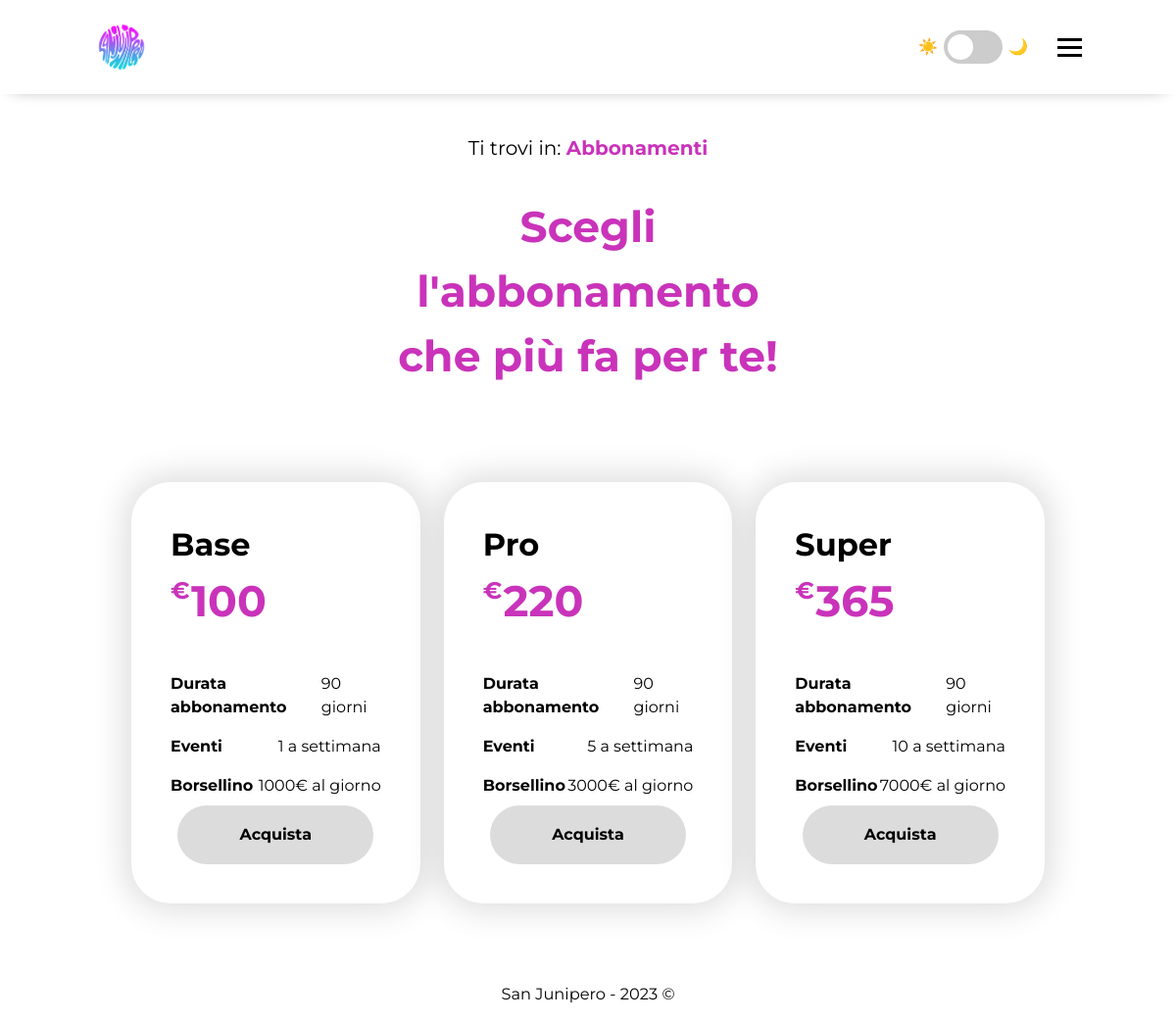
Page /php/abbonamenti.php on the committed database.
### tables this page shows
CREATE TABLE ABBONAMENTO(
    IdAbbonamento INT NOT NULL AUTO_INCREMENT,
    TitoloAbb VARCHAR(100) NOT NULL, 
    Descrizione VARCHAR(1024), 
    Prezzo DECIMAL(10,2) NOT NULL, 
    EventiSettimanali INT NOT NULL,
    MetaCoin DECIMAL(10,2) NOT NULL default 0.00,
    PRIMARY KEY(IdAbbonamento)
    );

### php/utils/getAbbonamenti.php (the view, shortened to what this page needs)
<?php
function getAbbonamenti(){
    $result = "";
    try{
        $pdo = database::connect();
        $pdo->setAttribute(PDO::ATTR_ERRMODE, PDO::ERRMODE_EXCEPTION);
        $pdo->setAttribute(PDO::ATTR_DEFAULT_FETCH_MODE, PDO::FETCH_ASSOC);
        $sql = "SELECT * FROM ABBONAMENTO;";
        foreach ($pdo->query($sql)->fetchAll() as $abbonamento) {
            if (isset($_SESSION['Username']) && noAbbonamenti()) {
                $result.= strval('<div class="plan-card card-shadow">
                <div class="plan-card-content">
                        <h1 class="plan-name"><span lang="en">'.$abbonamento["TitoloAbb"].'</span></h1>
                        <span class="plan-price"><span class="euro">&#8364;</span>'.substr($abbonamento["Prezzo"], 0, -3).'</span>
                        <ul class="plan-features">
                            <li class="plan-feature">
                                <p class="feature-name">Durata abbonamento</p>
                                <p class="feature-desc">90 giorni</p>
                            </li>
                            <li class="plan-feature">
                                <p class="feature-name">Eventi</p>
                                <p class="feature-desc">'.$abbonamento["EventiSettimanali"].' a settimana</p>
                            </li>
                            <li class="plan-feature">
                                <p class="feature-name">Borsellino</p>
                                <p class="feature-desc">'.substr($abbonamento["MetaCoin"], 0, -3).'&euro; al giorno</p>
                            </li>
                        </ul>
                        </div>
                    <a href="<urlPrefixPlaceholder/>/php/acquista.php?IdAbb='.$abbonamento["IdAbbonamento"].'&nomeAbb='.$abbonamento["TitoloAbb"].'" class="btn primary-btn subscribe-btn flex-row-center" aria-label="acquista abbonamento '.$abbonamento["TitoloAbb"].'">Acquista</a>
                </div>');
            } else {
                $result.= strval('<div class="plan-card card-shadow">
                <div class="plan-card-content">
                        <h1 class="plan-name"><span lang="en">'.$abbonamento["TitoloAbb"].'</span></h1>
                        <span class="plan-price"><span class="euro">&#8364;</span>'.substr($abbonamento["Prezzo"], 0, -3).'</span>
                        <ul class="plan-features">
                            <li class="plan-feature">
                                <p class="feature-name">Durata abbonamento</p>
                                <p class="feature-desc">90 giorni</p>
                            </li>
                            <li class="plan-feature">
                                <p class="feature-name">Eventi</p>
                                <p class="feature-desc">'.$abbonamento["EventiSettimanali"].' a settimana</p>
                            </li>
                            <li class="plan-feature">
                                <p class="feature-name">Borsellino</p>
                                <p class="feature-desc">'.substr($abbonamento["MetaCoin"], 0, -3).'&euro; al giorno</p>
                            </li>
                        </ul>
                        </div>
                        <span class="hide error-msg">Per acquistare un abbonamento devi prima registrarti. Ricorda che puoi sottoscrivere un solo abbonamento&excl;</span>
                        <button class="btn secondary-btn unsubscribe-btn flex-row-center" aria-label="acquista abbonamento '.$abbonamento["TitoloAbb"].'">Acquista</button>
                </div>');
            }
        }
    } catch (PDOException $e) {
                echo 'Errore PDO e connessione DB: <br />';
                echo 'SQLQuery: ', $sql;
                echo 'Errore: ' . $e->getMessage();
        }
    return $result;
}
?>

### styles/main.css (style rules this page uses)
:root { --clr-text: black; --clr-headings: #C933BA; --clr-secondary: #7c03ac; --clr-a: #007faa; --clr-a-visited: #7c03ac; --clr-btn: #C933BA; --clr-btn-alt: gainsboro; --clr-btn-text: white; --clr-btn-text-alt: black; --clr-input-bg: #dcdcdc; --clr-d-background: black; --clr-d-text: white; --clr-d-secondary: #ce84eb; --clr-d-card: rgb(62, 62, 62); --clr-d-hcard: black; --clr-d-a-visited: #0A89FF; --clr-d-a: #33FFE7; --fs-h1-d: 2.75em; --fs-p-d: 1.25em; --fs-home-p-d: 1.6em; --fs-btn-d: 1em; --fs-p-abb-d: 1em; --fs-h1-m: 2.25em; --fs-p-m: 1em; --fs-home-p-m: 1.5em; --fs-btn-m: 0.875em; --fs-p-abb-m: 0.875em; --card-width: 85%; --card-b-radius: 2.5em; --btn-b-radius: 2.5em; --btn-w: 7.5em; --btn-h: 3.75em; }
* { box-sizing: border-box; margin: 0; padding: 0; font-family: 'Montserrat', sans-serif; line-height: 1.5em; }
h1, h2, h3 { color: var(--clr-headings); }
p { font-size: var(--fs-p-d); }
a { color: var(--clr-a); cursor: pointer; }
main { display: flex; flex-direction: column; align-items: center; }
.page-heading { font-size: var(--fs-h1-d); margin-bottom: 8vh; width: 35vw; min-width: 320px; text-align: center; }
.flex-row-center { display: flex; align-items: center; justify-content: center; }
.btn, .btn:visited { width: 200px; height: var(--btn-h); border: none; border-radius: var(--btn-b-radius); background-color: var(--clr-btn); color: var(--clr-btn-text); font-weight: bold; text-align: center; display: flex; align-items: center; justify-content: center; cursor: pointer; transition: background 0.4s ease-out; transition: background-position 0.4s ease-out; font-size: var(--fs-btn-d); text-decoration: underline; }
.secondary-btn, .secondary-btn:visited { background-color: var(--clr-btn-alt); color: var(--clr-btn-text-alt); text-decoration: underline; }
.card-shadow { -webkit-box-shadow: 0px 0px 32px 8px rgba(0, 0, 0, 0.13); -moz-box-shadow: 0px 0px 32px 8px rgba(0, 0, 0, 0.13); box-shadow: 0px 0px 32px 8px rgba(0, 0, 0, 0.13); }
main { min-height: 75vh; }
header { display: flex; align-items: center; justify-content: space-between; text-align: center; width: 100%; }
.l-container { display: flex; align-items: center; margin-top: 2vh; margin-left: 8vw; }
.r-container { display: flex; align-items: center; margin-top: 2vh; margin-right: 8vw; }
.logo-container { display: flex; align-items: center; margin-right: 2vw; }
.logo { z-index: 1; margin-right: 1vw; height: 7vh; max-height: 200px; }
.breadcrumb-container { margin-top: 2vh; margin-bottom: 4vh; }
.breadcrumb { color: var(--clr-headings); font-weight: bold; }
.menu-toggle .bar { display: block; width: 25px; height: 3px; background-color: black; margin: 5px auto; -webkit-transition: all 0.3s ease-in-out; -o-transition: all 0.3s ease-in-out; transition: all 0.3s ease-in-out; }
.menu-toggle { cursor: pointer; }
.dark-mode-icon { margin-left: 6px; margin-right: 6px; }
@media screen and (max-width: 1300px) { header { top: 0; height: 12vh; background-color: white; box-shadow: 0 6px 15px -12px gray; position: fixed; } }
@media screen and (max-width: 1300px) { .r-container { margin-top: 0; } }
@media screen and (max-width: 1300px) { .breadcrumb-container { margin-top: 17vh; } }
@media screen and (max-width: 1300px) { .logo { position: fixed; top: 2.5vh; } }
@media screen and (max-width: 1300px) { .dark-mode-icon { z-index: 1; } }
.switch { position: relative; display: inline-block; width: 60px; height: 34px; }
.slider { position: absolute; cursor: pointer; top: 0; left: 0; right: 0; bottom: 0; background-color: #ccc; -webkit-transition: .4s; transition: .4s; }
.slider:before { position: absolute; content: ""; height: 26px; width: 26px; left: 4px; bottom: 4px; background-color: white; -webkit-transition: .4s; transition: .4s; }
.slider.round { border-radius: 34px; }
.slider.round:before { border-radius: 50%; }
.switch-container { display: flex; align-items: center; margin-left: 0.5vw; margin-right: 2vw; }
footer { font-size: small; padding: 2vh 1vw 2vh 1vw; text-align: center; }

### styles/print.css (style rules this page uses)
header, footer, nav { display: none; }
p, h1, h2 { font-family: 'Times New Roman', Times, serif; line-height: 1.5em; }
p { font-size: 12pt; }
h1 { font-size: 24pt; }
img { max-width: 500px; }
a, a:visited { display: none; }
button { display: none; }
.plan-card { display: flex; flex-direction: column; width: 30vw; }
.plan-feature { display: flex; justify-content: space-between; }

### rows in the picture
abbonamento: TitoloAbb+Prezzo+EventiSettimanali "Base € 100 Durata abbonamento 90 giorni Eventi 1 a settimana Borsellino 1000€ al giorno Acquista"
abbonamento: TitoloAbb+Prezzo+EventiSettimanali "Pro € 220 Durata abbonamento 90 giorni Eventi 5 a settimana Borsellino 3000€ al giorno Acquista"
abbonamento: TitoloAbb+Prezzo+EventiSettimanali "Super € 365 Durata abbonamento 90 giorni Eventi 10 a settimana Borsellino 7000€ al giorno Acquista"

### other values in the picture
str_replace('<headPlaceholder />', $this->head, $this->content) "☀️ 🌙 Ti trovi in: Abbonamenti Scegli l'abbonamento che più fa per te! San Junipero - 2023 ©"
